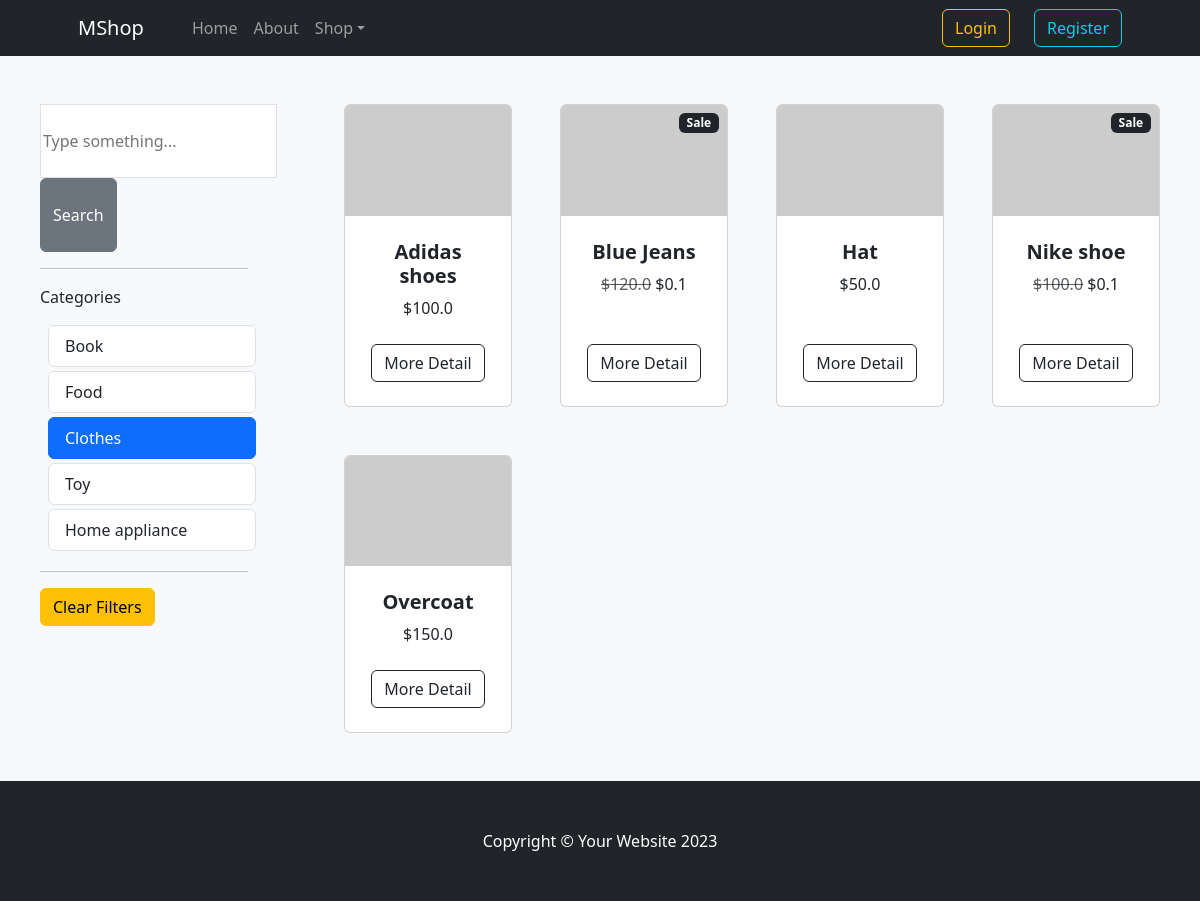
/browse/?query=&category=3, run on the app's committed database.
### items/models.py (models this page shows, shortened)
class Category(models.Model):
    name = models.CharField(max_length=30)
    class Meta:
        verbose_name_plural = "Categories"
    def __str__(self) -> str:
        return self.name

class Item(models.Model):
    title = models.CharField(max_length=60)
    description = models.TextField()
    price = models.FloatField()
    image = models.ImageField(upload_to="item_images", blank=True, null=True)
    is_sold = models.BooleanField(default=False)
    is_on_sale = models.BooleanField(default=False)
    discount = models.FloatField(default=0.0)
    created_at = models.DateTimeField(auto_now_add=True)
    category = models.ForeignKey(
        Category, on_delete=models.CASCADE, related_name="items"
    )
    buyers = models.ManyToManyField(
        User, through="Purchase", related_name="purchased_items"
    )
    class Meta:
        ordering = ("title",)

### items/views.py (the view)
# urls.py: path("browse/", views.browse, name="browse"),
def browse(request):
    query = request.GET.get("query", "")
    category_id = request.GET.get("category", 0)
    categories = Category.objects.all()
    items = Item.objects.filter(is_sold=False)
    if category_id:
        items = items.filter(category_id=category_id)
    if query:
        items = items.filter(
            Q(title__icontains=query) | Q(description__icontains=query)
        )
    return render(
        request,
        "items/browse.html",
        {
            "items": items,
            "query": query,
            "categories": categories,
            "category_id": int(category_id),
        },
    )

### items/templates/items/browse.html
{% extends "items/base.html" %}
{% block content %}
<div class="pb-6 px-3 row gx-4 gx-lg-5 bg-light">
    <div class="col-3 container px-4 px-lg-5 mt-5">
        <form action="{% url "items:browse" %}" method="get">
            <input name="query" class="py-4 px-6 border" type="text" value="{{query}}" placeholder="Type something...">
            <button class="btn btn-secondary py-4 px-6">Search</button>
        </form>
        <hr class="my-6">
        <p class="font-semibold">Categories</p>
        {% for category in categories %}
        <div class="list-group">
            <a href="{% url 'items:browse' %}?query={{ query }}&category={{ category.id }}" class="list-group-item list-group-item-action mb-1 mx-2 {% if category.id == category_id %} active {% endif %}">{{ category }}</a>
        </div>
        {% endfor %}
        <hr class="my-6">
        <div>
            <a href="{% url 'items:browse' %}" class="btn btn-warning">Clear Filters</a>
        </div>
    </div>
    <div class="col container px-4 px-lg-5 mt-5">
        <div class="row gx-4 gx-lg-5 row-cols-2 row-cols-md-3 row-cols-xl-4 justify-content-left">
            {% for item in items %}
            <div class="col mb-5">
                <div class="card h-100">
                    {% if item.is_on_sale %}
                    <div class="badge bg-dark text-white position-absolute" style="top: 0.5rem; right: 0.5rem">Sale</div>
                    {% endif %}
                    {% if item.image %}
                    <img class="card-img-top img-fluid" src="{{ item.image.url }}" alt="..." />
                    {% else %}
                    <img class="card-img-top" src="https://dummyimage.com/450x300/dee2e6/6c757d.jpg" alt="..." />
                    {% endif %}
                    <div class="card-body p-4">
                        <div class="text-center">
                            <h5 class="fw-bolder">{{ item.title }}</h5>
                            {% if item.is_on_sale %}
                            <span class="text-muted text-decoration-line-through">${{ item.price }}</span>
                            ${{ item.discount }}
                            {% else %}
                            ${{ item.price }}
                            {% endif %}
                        </div>
                    </div>
                    <div class="card-footer p-4 pt-0 border-top-0 bg-transparent">
                        <div class="text-center"><a class="btn btn-outline-dark mt-auto" href="{% url "items:detail" item.id %}">More Detail</a></div>
                    </div>
                </div>
            </div>
            {% endfor %}
        </div>
    </div>
</div>
{% endblock content %}

### data on the page
Category: name "Book"
Category: name "Food"
Category: name "Clothes"
Category: name "Toy"
Category: name "Home appliance"
Item: title "Adidas shoes", price "100.0"
Item: is_on_sale "Sale", title "Blue Jeans", price "120.0", discount "0.1"
Item: title "Hat", price "50.0"
Item: is_on_sale "Sale", title "Nike shoe", price "100.0", discount "0.1"
Item: title "Overcoat", price "150.0"
